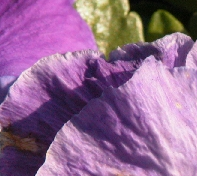
%> input picture dataset/flower/flower01.bmp, 197 x 176 px; its folder holds only this picture in this run
$ octave coupled_dict_visualization.m   (GNU Octave 9; MATLAB toolbox functions it lacks are replaced by stand-ins)
%> lines starting %> are read from the running program, lines starting %| are printed output that depends on the picture
### load_grayscale.m
function [ image ] = load_grayscale( file_name )
%> called with file_name = 'dataset/flower/flower01.bmp'
% Load an image and convert it to grayscale (0.0 - 1.0)
% Input:  file_name - image file name
% Output: image - image matrix

image = imread(file_name);
%> image is the input picture: size 176x197x3 uint8; mean R, G, B 146.8, 104.8, 144.8
if size(image, 3) ~= 1
    image = rgb2gray(image);
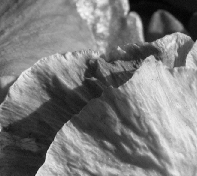
%> image: size 176x197 uint8; min 2, max 247, mean 121.9
end
image = double(image) / 255;
%> image: size 176x197 double

end

### down_scale.m
function [ image_high, image_low ] = down_scale( image, scale_factor )
%> called with scale_factor = 3
% Down scale an image (and crop it when needed)
% Input:  image - image matrix
%         scale_factor - scale factor
% Output: image_high - high-resolution image matrix
%         image_low - low-resolution image matrix

[height, width] = size(image);
%> height = 176; width = 197
height_low = floor(height / scale_factor);
%> height_low = 58
height_high = height_low * scale_factor;
%> height_high = 174
width_low = floor(width / scale_factor);
%> width_low = 65
width_high = width_low * scale_factor;
%> width_high = 195

image_high = image(1:height_high, 1:width_high);
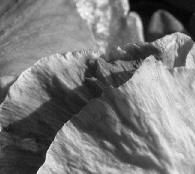
%> image_high: size 174x195 double; min 0.00784, max 0.969, mean 0.476

image_low = zeros(height_low, width_low);
for h = 1:height_low
    for w = 1:width_low
        h_offset = (h - 1) * scale_factor;
        w_offset = (w - 1) * scale_factor;
        px_high = image_high(h_offset+1:h_offset+scale_factor,...
            w_offset+1:w_offset+scale_factor);
        px_low = mean(mean(px_high, 1), 2);
        image_low(h, w) = px_low;
    end
end
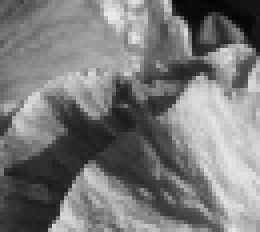
%> image_low: size 58x65 double (shown 4 times larger); min 0.0174, max 0.918, mean 0.476

end

### sample_patch_pair.m
function [ patches_high, patches_low ] = sample_patch_pair(...
    images_high, images_low, patch_size, scale_factor, sample_size )
%> called with patch_size = 3, scale_factor = 3, sample_size = 10000
% Sample patches from images
% Input:  images - cell of image matrices
%         patch_size - patch size
%         sample_size - sample size
% Output: patches - list of patches

num_images = size(images_high, 2);
%> num_images = 1
patch_size_hi = patch_size * scale_factor;

patches_high = zeros(patch_size_hi * patch_size_hi, sample_size);
patches_low = zeros(patch_size * patch_size, sample_size);
for k = 1:sample_size
    image_idx = ceil(rand() * num_images);

    [height, width] = size(images_low{image_idx});
    i = ceil(rand() * (height - patch_size + 1));
    j = ceil(rand() * (width - patch_size + 1));
    patch_low = images_low{image_idx}(i:i+patch_size-1, j:j+patch_size-1)';
    patches_low(:, k) = patch_low(:);

    i_hi = (i - 1) * scale_factor + 1;
    j_hi = (j - 1) * scale_factor + 1;
    patch_high = images_high{image_idx}(i_hi:i_hi+patch_size_hi-1,...
        j_hi:j_hi+patch_size_hi-1)';
    patches_high(:, k) = patch_high(:);
end
%> this loop made 10000 passes
%> (patch_low, i_hi, j_hi) on passes 1 to 3: ([0.238 0.369 0.613; 0.194 0.272 0.444; 0.189 0.217 0.444], 127, 79), ([0.43 0.296 0.256; 0.402 0.205 0.212; 0.284 0.188 0.166], 85, 76), ([0.632 0.68 0.604; 0.695 0.701 0.801; 0.655 0.708 0.77], 49, 91)
end

### normalize_patch.m
function [ patches_norm ] = normalize_patch( patches )
% Subtract each patch by its mean
% Input:  patches - list of patches
% Output: patches_norm - list of normalized patches

patch_length = size(patches, 1);
%> patch_length = 81
patches_norm = patches - repmat(mean(patches, 1), patch_length, 1);

end

### build_dictionary.m
function [ dict_high, dict_low ] = build_dictionary(...
    patches_high, patches_low, dict_size )
%> called with dict_size = 1024
% Build coupled dictionary from patches
% Input:  patches_high - list of high resolution patches
%         patches_low - list of low resolution patches
%         dict_size - size of coupled dictionary
% Output: dict_high - high resolution dictionary
%         dict_low - low resolution dictionary

[idx, dict_low] = kmeans(patches_low', dict_size, 'Display', 'iter', 'MaxIter', 180);
dict_low = dict_low';

dict_high = zeros(size(patches_high, 1), dict_size);
%> dict_high: size 81x1024 double; every value is 0
for i = 1:dict_size
    dict_high(:, i) = mean(patches_high(:, idx==i), 2);
end
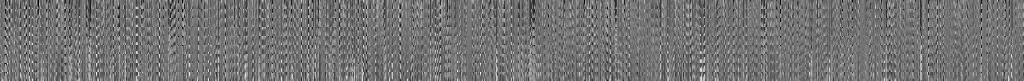
%> dict_high: size 81x1024 double; min -0.55, max 0.661, mean 1.1e-16; drawn with min black and max white

end

### coupled_dict_visualization.m
%% set parameters
image_dir = 'dataset/flower';
train_patches = 10000;
scale_factor = 3;
patch_size = 3;
dict_size = 1024;

%% other parameters
image_files = dir(fullfile(image_dir, '*.bmp'));
num_images = size(image_files, 1);
patch_size_hi = patch_size * scale_factor;

%% load & downscale images
images_high = cell(1, num_images);
images_low = cell(1, num_images);
for i = 1:num_images
    image = load_grayscale(fullfile(image_dir, image_files(i).name));
    [images_high{i}, images_low{i}] = down_scale(image, scale_factor);
end

%% sample patches
[patches_train_high, patches_train_low] = sample_patch_pair(...
    images_high, images_low, patch_size, scale_factor, train_patches);

%% normalize patches
patches_train_high_norm = normalize_patch(patches_train_high);
patches_train_low_norm = normalize_patch(patches_train_low);

%% construct coupled dictionary
[dict_high, dict_low] = build_dictionary(...
    patches_train_high_norm, patches_train_low_norm, dict_size);

%% visualize the seeds of kmeans in low dictionary
side = floor(sqrt(dict_size));
dict_low_visualization = zeros(...
    side * (patch_size_hi + 1), side * (patch_size_hi + 1));
for i = 1:side
    for j = 1:side
        h_offset = (i - 1) * (patch_size_hi + 1);
        w_offset = (j - 1) * (patch_size_hi + 1);
        patch = dict_low(:, (i - 1) * side + j) + 0.5;
        patch = reshape(patch, [patch_size patch_size])';
        patch = imresize(patch, scale_factor, 'nearest');
        dict_low_visualization(h_offset+1:h_offset+patch_size_hi,...
            w_offset+1:w_offset+patch_size_hi) = patch;
    end
end
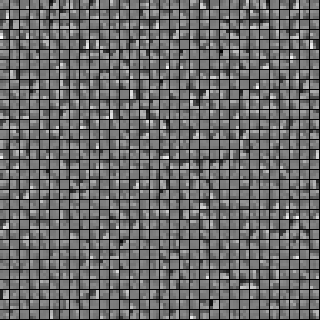
%> dict_low_visualization: size 320x320 double; min -0.0227, max 1.04, mean 0.405; drawn with min black and max white
figure;
imshow(dict_low_visualization);

%% visualize the seeds of kmeans in high dictionary
side = floor(sqrt(dict_size));
dict_high_visualization = zeros(...
    side * (patch_size_hi + 1), side * (patch_size_hi + 1));
for i = 1:side
    for j = 1:side
        h_offset = (i - 1) * (patch_size_hi + 1);
        w_offset = (j - 1) * (patch_size_hi + 1);
        patch = dict_high(:, (i - 1) * side + j) + 0.5;
        patch = reshape(patch, [patch_size_hi patch_size_hi])';
        dict_high_visualization(h_offset+1:h_offset+patch_size_hi,...
            w_offset+1:w_offset+patch_size_hi) = patch;
    end
end
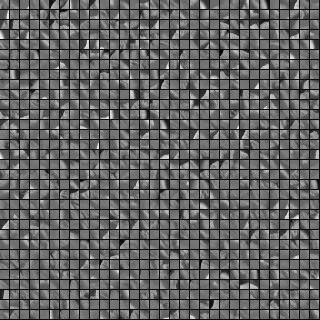
%> dict_high_visualization: size 320x320 double; min -0.0503, max 1.16, mean 0.405; drawn with min black and max white
figure;
imshow(dict_high_visualization);

$ run again, on dataset/flower/flower05.bmp
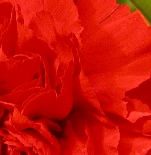
%> input picture dataset/flower/flower05.bmp, 151 x 155 px
%> in load_grayscale, image is the input picture: size 155x151x3 uint8; mean R, G, B 202.5, 16.2, 7
%> in down_scale, `image_high = image(1:height_high, 1:width_high);`:
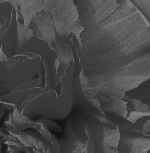
%> image_high: size 153x150 double; min 0.0706, max 0.569, mean 0.278
%> num_images = 1
%> the loop in sample_patch_pair, `for k = 1:sample_size` made 10000 passes
%> (patch_low, i_hi, j_hi) on passes 1 to 3: ([0.214 0.197 0.158; 0.22 0.204 0.131; 0.218 0.157 0.117], 112, 61), ([0.23 0.231 0.231; 0.27 0.268 0.254; 0.251 0.23 0.232], 76, 58), ([0.228 0.264 0.267; 0.228 0.228 0.263; 0.249 0.226 0.225], 43, 67)
%> patch_length = 81
%> after the loop `for i = 1:side`:
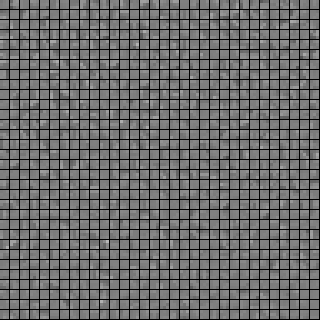
%> dict_low_visualization: size 320x320 double; min 0, max 0.719, mean 0.405

$ run again, on dataset/flower/flower07.bmp
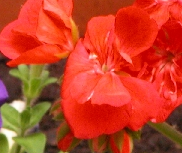
%> input picture dataset/flower/flower07.bmp, 182 x 153 px
%> in load_grayscale, image is the input picture: size 153x182x3 uint8; mean R, G, B 194.9, 64.8, 38.3
%> num_images = 1
%> the loop in sample_patch_pair, `for k = 1:sample_size` made 10000 passes
%> (patch_low, i_hi, j_hi) on passes 1 to 3: ([0.387 0.376 0.382; 0.353 0.348 0.36; 0.332 0.335 0.338], 112, 73), ([0.476 0.482 0.497; 0.499 0.535 0.554; 0.553 0.571 0.578], 76, 70), ([0.461 0.545 0.594; 0.525 0.498 0.476; 0.518 0.553 0.375], 43, 82)
%> patch_length = 81
%> after the loop in build_dictionary, `for i = 1:dict_size`:
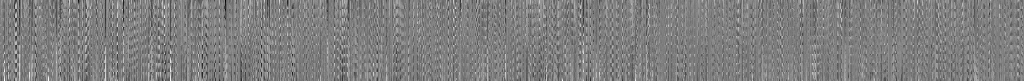
%> dict_high: size 81x1024 double; min -0.618, max 0.619, mean 1.68e-16; drawn with min black and max white
%> after the loop `for i = 1:side`:
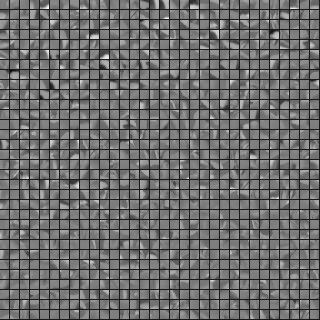
%> dict_high_visualization: size 320x320 double; min -0.118, max 1.12, mean 0.405; drawn with min black and max white
